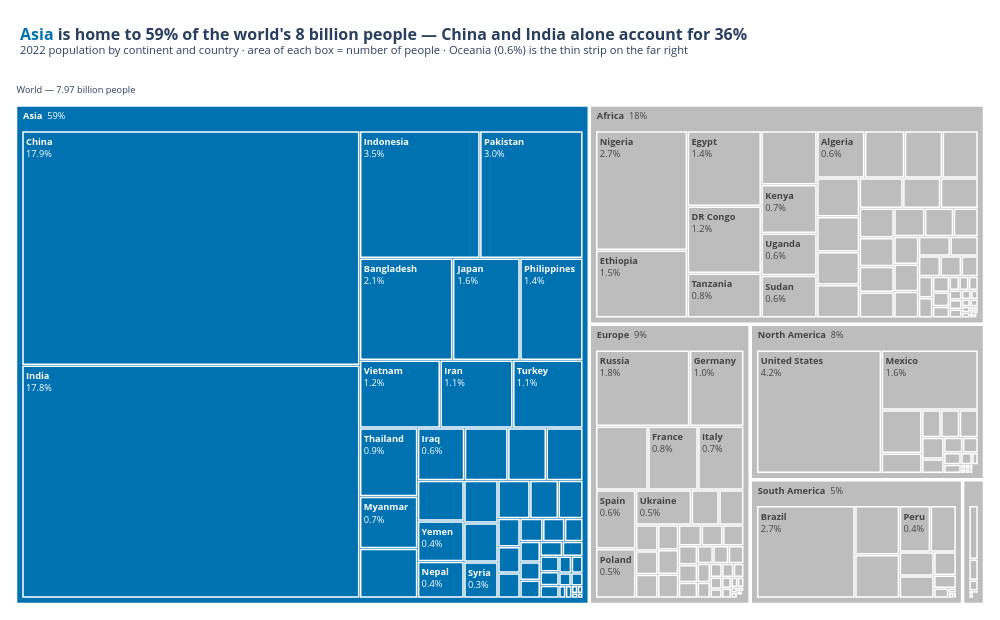

Notebook code for this chart:
### Markdown cell above
**Chart choice & justification:** *Which chart did you choose, and why? Justify design choices.

**Treemap.** This is a two-level part-to-whole question (continent → country), and a treemap shows both levels in one figure, with each box's area proportional to population.

*Design:* Asia gets the accent colour because it holds most of the world's people; the other continents are grey context. Continent headers carry their share of the world and each country tile its own share; labels that don't fit are hidden rather than shrunk to an unreadable size.

### Code cell
# Q6
GREY, ACCENT = '#BDBDBD', '#0072B2'

world = df['2022 Population'].sum()
asia_share = df.loc[df['Continent'] == 'Asia', '2022 Population'].sum() / world
top2 = df.nlargest(2, '2022 Population')                                  # China and India

# Treemap headers only show the label, so the continent's share goes into its label: 'Asia  59%'
continent_share = df.groupby('Continent')['2022 Population'].sum() / world
q6 = df.assign(Region=df['Continent'].map(lambda c: f'<b>{c}</b>  {continent_share[c]:.0%}' if continent_share[c] >= 0.01
                                          else f'<b>{c}</b>  {continent_share[c]:.1%}'))

fig = px.treemap(q6, path=[px.Constant(f'World — {world / 1e9:.2f} billion people'), 'Region', 'Country'],
                 values='2022 Population', color='Continent',
                 color_discrete_map={'(?)': '#FFFFFF', **{c: ACCENT if c == 'Asia' else GREY for c in df['Continent'].unique()}},
                 template='plotly_white')

fig.update_traces(texttemplate='<b>%{label}</b><br>%{percentRoot:.1%}', textfont=dict(size=13),
                  hovertemplate='<b>%{label}</b><br>%{value:,.0f} people<br>%{percentRoot:.1%} of the world<extra></extra>',
                  marker=dict(line=dict(color='white', width=1.5)), root_color='white', tiling=dict(pad=2))
fig.update_layout(
    title=dict(text=f"<b><span style='color:{ACCENT}'>Asia</span> is home to {asia_share:.0%} of the world's "
                    f"{world / 1e9:.0f} billion people — {top2['Country'].iloc[0]} and {top2['Country'].iloc[1]} alone "
                    f"account for {top2['2022 Population'].sum() / world:.0%}</b>"
                    "<br><sup>2022 population by continent and country · area of each box = number of people · Oceania (0.6%) is the thin strip on the far right</sup>",
               x=0.02, xanchor='left', font=dict(size=16)),
    uniformtext=dict(minsize=9, mode='hide'),          # hide labels that don't fit instead of shrinking them
    width=1000, height=620, margin=dict(l=10, r=10, t=80, b=10))
fig.show()

### Figure 1 — Plotly figure (JSON) as saved in the notebook; plotly's stock layout.template omitted (floating-point values rounded to 4 significant figures; data arrays with more than 128 entries replaced by an {"elided": "..."} marker saying what was removed)
{"data": [{"branchvalues": "total", "customdata": {"elided": "241x1 str values"}, "domain": {"x": [0, 1], "y": [0, 1]}, "hovertemplate": "<b>%{label}</b><br>%{value:,.0f} people<br>%{percentRoot:.1%} of the world<extra></extra>", "ids": {"elided": "241 str values"}, "labels": {"elided": "241 str values"}, "marker": {"colors": {"elided": "241 str values"}, "line": {"color": "white", "width": 1.5}}, "name": "", "parents": {"elided": "241 str values"}, "root": {"color": "white"}, "textfont": {"size": 13}, "texttemplate": "<b>%{label}</b><br>%{percentRoot:.1%}", "tiling": {"pad": 2}, "type": "treemap", "values": {"elided": "241 int values"}}], "layout": {"height": 620, "legend": {"tracegroupgap": 0}, "margin": {"b": 10, "l": 10, "r": 10, "t": 80}, "title": {"font": {"size": 16}, "text": "<b><span style='color:#0072B2'>Asia</span> is home to 59% of the world's 8 billion people — China and India alone account for 36%</b><br><sup>2022 population by continent and country · area of each box = number of people · Oceania (0.6%) is the thin strip on the far right</sup>", "x": 0.02, "xanchor": "left"}, "uniformtext": {"minsize": 9, "mode": "hide"}, "width": 1000}}
